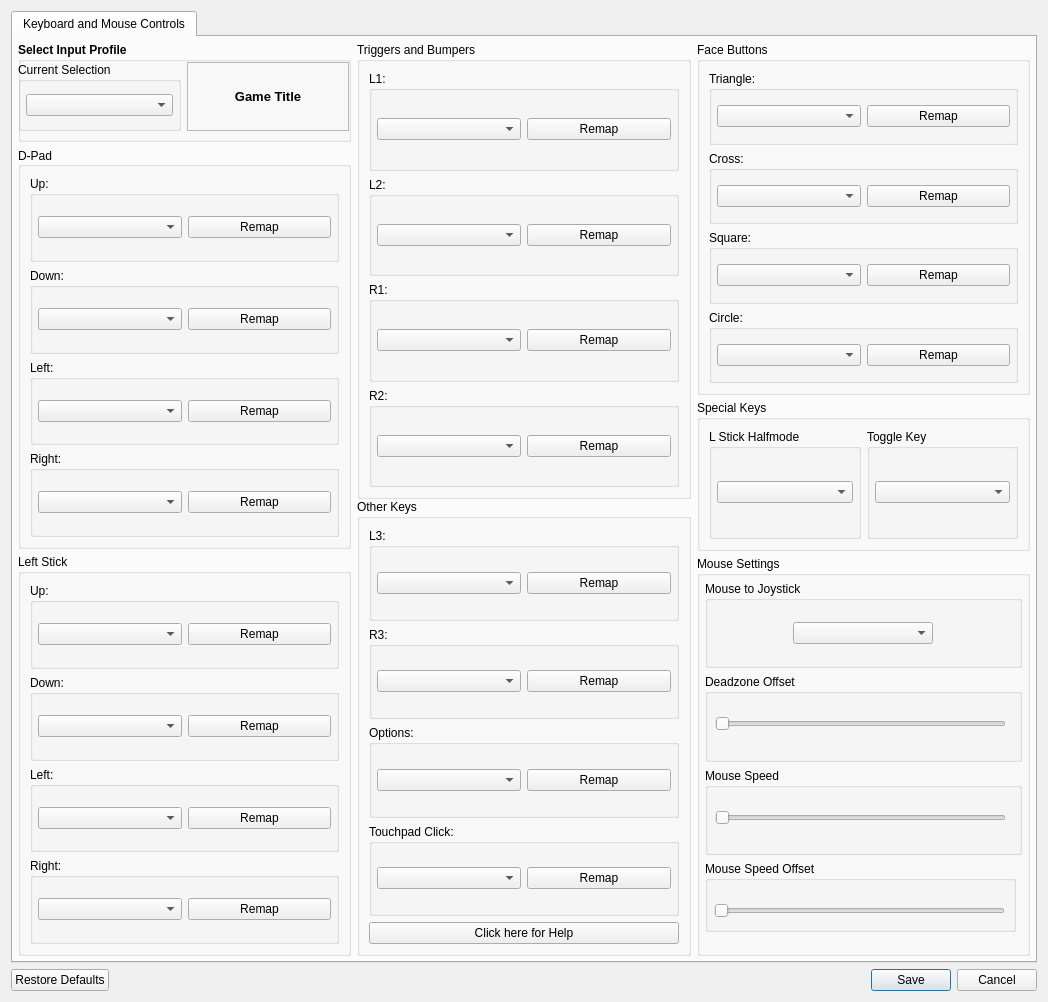
<?xml version="1.0" encoding="UTF-8"?>
<ui version="4.0">
 <class>EditorDialog</class>
 <widget class="QDialog" name="EditorDialog">
  <property name="windowModality">
   <enum>Qt::WindowModality::WindowModal</enum>
  </property>
  <property name="geometry">
   <rect>
    <x>0</x>
    <y>0</y>
    <width>1048</width>
    <height>1002</height>
   </rect>
  </property>
  <property name="windowTitle">
   <string>Configure Controls</string>
  </property>
  <property name="windowIcon">
   <iconset>
    <normaloff>:/rpcs3.ico</normaloff>:/rpcs3.ico</iconset>
  </property>
  <layout class="QVBoxLayout" name="verticalLayout">
   <item>
    <widget class="QScrollArea" name="scrollArea">
     <property name="frameShape">
      <enum>QFrame::Shape::NoFrame</enum>
     </property>
     <property name="lineWidth">
      <number>0</number>
     </property>
     <property name="widgetResizable">
      <bool>true</bool>
     </property>
     <widget class="QTabWidget" name="tabWidget">
      <property name="geometry">
       <rect>
        <x>0</x>
        <y>0</y>
        <width>1026</width>
        <height>944</height>
       </rect>
      </property>
      <widget class="QWidget" name="tab">
       <attribute name="title">
        <string>Keyboard and Mouse Controls</string>
       </attribute>
       <layout class="QVBoxLayout" name="mainLayout">
        <property name="leftMargin">
         <number>5</number>
        </property>
        <property name="topMargin">
         <number>5</number>
        </property>
        <property name="rightMargin">
         <number>5</number>
        </property>
        <property name="bottomMargin">
         <number>5</number>
        </property>
        <item>
         <layout class="QHBoxLayout" name="bottomLayout">
          <item>
           <layout class="QVBoxLayout" name="verticalLayout_left">
            <property name="spacing">
             <number>5</number>
            </property>
            <item>
             <widget class="QGroupBox" name="groupBox_6">
              <property name="maximumSize">
               <size>
                <width>16777215</width>
                <height>100</height>
               </size>
              </property>
              <property name="font">
               <font>
                <bold>true</bold>
               </font>
              </property>
              <property name="title">
               <string>Select Input Profile</string>
              </property>
              <widget class="QWidget" name="layoutWidget">
               <property name="geometry">
                <rect>
                 <x>0</x>
                 <y>20</y>
                 <width>331</width>
                 <height>69</height>
                </rect>
               </property>
               <layout class="QHBoxLayout" name="horizontalLayout_2">
                <item>
                 <widget class="QGroupBox" name="gb_dpad_left_8">
                  <property name="font">
                   <font>
                    <bold>false</bold>
                   </font>
                  </property>
                  <property name="title">
                   <string>Current Selection</string>
                  </property>
                  <layout class="QVBoxLayout" name="gb_dpad_left_layout_9">
                   <property name="leftMargin">
                    <number>5</number>
                   </property>
                   <property name="topMargin">
                    <number>5</number>
                   </property>
                   <property name="rightMargin">
                    <number>5</number>
                   </property>
                   <property name="bottomMargin">
                    <number>5</number>
                   </property>
                   <item>
                    <widget class="QComboBox" name="DpadLeftBox_9"/>
                   </item>
                  </layout>
                 </widget>
                </item>
                <item>
                 <widget class="QLabel" name="GameTitle">
                  <property name="font">
                   <font>
                    <pointsize>10</pointsize>
                    <bold>true</bold>
                   </font>
                  </property>
                  <property name="frameShape">
                   <enum>QFrame::Shape::StyledPanel</enum>
                  </property>
                  <property name="text">
                   <string>Game Title</string>
                  </property>
                  <property name="textFormat">
                   <enum>Qt::TextFormat::PlainText</enum>
                  </property>
                  <property name="alignment">
                   <set>Qt::AlignmentFlag::AlignCenter</set>
                  </property>
                  <property name="wordWrap">
                   <bool>true</bool>
                  </property>
                 </widget>
                </item>
               </layout>
              </widget>
             </widget>
            </item>
            <item>
             <widget class="QGroupBox" name="gb_dpad">
              <property name="enabled">
               <bool>true</bool>
              </property>
              <property name="maximumSize">
               <size>
                <width>16777215</width>
                <height>16777215</height>
               </size>
              </property>
              <property name="title">
               <string>D-Pad</string>
              </property>
              <property name="alignment">
               <set>Qt::AlignmentFlag::AlignLeading|Qt::AlignmentFlag::AlignLeft|Qt::AlignmentFlag::AlignVCenter</set>
              </property>
              <layout class="QVBoxLayout" name="verticalLayout_14">
               <item>
                <layout class="QVBoxLayout" name="verticalLayout_dpad">
                 <item>
                  <layout class="QHBoxLayout" name="layout_dpad_left_right">
                   <item>
                    <widget class="QGroupBox" name="gb_dpad_left">
                     <property name="title">
                      <string>Up:</string>
                     </property>
                     <layout class="QHBoxLayout" name="horizontalLayout_4">
                      <property name="leftMargin">
                       <number>5</number>
                      </property>
                      <property name="topMargin">
                       <number>5</number>
                      </property>
                      <property name="rightMargin">
                       <number>5</number>
                      </property>
                      <property name="bottomMargin">
                       <number>5</number>
                      </property>
                      <item>
                       <widget class="QComboBox" name="DpadLeftBox"/>
                      </item>
                      <item>
                       <widget class="QPushButton" name="pushButton">
                        <property name="text">
                         <string>Remap</string>
                        </property>
                       </widget>
                      </item>
                     </layout>
                    </widget>
                   </item>
                  </layout>
                 </item>
                 <item>
                  <layout class="QHBoxLayout" name="layout_dpad_left_right_2">
                   <item>
                    <widget class="QGroupBox" name="gb_dpad_left_2">
                     <property name="title">
                      <string>Down:</string>
                     </property>
                     <layout class="QHBoxLayout" name="horizontalLayout_6">
                      <property name="leftMargin">
                       <number>5</number>
                      </property>
                      <property name="topMargin">
                       <number>5</number>
                      </property>
                      <property name="rightMargin">
                       <number>5</number>
                      </property>
                      <property name="bottomMargin">
                       <number>5</number>
                      </property>
                      <item>
                       <widget class="QComboBox" name="DpadLeftBox_3"/>
                      </item>
                      <item>
                       <widget class="QPushButton" name="pushButton_2">
                        <property name="text">
                         <string>Remap</string>
                        </property>
                       </widget>
                      </item>
                     </layout>
                    </widget>
                   </item>
                  </layout>
                 </item>
                 <item>
                  <layout class="QHBoxLayout" name="layout_dpad_left_right_5">
                   <item>
                    <widget class="QGroupBox" name="gb_dpad_left_5">
                     <property name="title">
                      <string>Left:</string>
                     </property>
                     <layout class="QHBoxLayout" name="horizontalLayout_7">
                      <property name="leftMargin">
                       <number>5</number>
                      </property>
                      <property name="topMargin">
                       <number>5</number>
                      </property>
                      <property name="rightMargin">
                       <number>5</number>
                      </property>
                      <property name="bottomMargin">
                       <number>5</number>
                      </property>
                      <item>
                       <widget class="QComboBox" name="DpadLeftBox_6"/>
                      </item>
                      <item>
                       <widget class="QPushButton" name="pushButton_3">
                        <property name="text">
                         <string>Remap</string>
                        </property>
                       </widget>
                      </item>
                     </layout>
                    </widget>
                   </item>
                  </layout>
                 </item>
                 <item>
                  <layout class="QHBoxLayout" name="layout_dpad_left_right_3">
                   <item>
                    <widget class="QGroupBox" name="gb_dpad_left_3">
                     <property name="title">
                      <string>Right:</string>
                     </property>
                     <layout class="QHBoxLayout" name="horizontalLayout_8">
                      <property name="leftMargin">
                       <number>5</number>
                      </property>
                      <property name="topMargin">
                       <number>5</number>
                      </property>
                      <property name="rightMargin">
                       <number>5</number>
                      </property>
                      <property name="bottomMargin">
                       <number>5</number>
                      </property>
                      <item>
                       <widget class="QComboBox" name="DpadLeftBox_4"/>
                      </item>
                      <item>
                       <widget class="QPushButton" name="pushButton_4">
                        <property name="text">
                         <string>Remap</string>
                        </property>
                       </widget>
                      </item>
                     </layout>
                    </widget>
                   </item>
                  </layout>
                 </item>
                </layout>
               </item>
              </layout>
             </widget>
            </item>
            <item>
             <widget class="QGroupBox" name="gb_left_stick">
              <property name="minimumSize">
               <size>
                <width>0</width>
                <height>300</height>
               </size>
              </property>
              <property name="title">
               <string>Left Stick</string>
              </property>
              <layout class="QVBoxLayout" name="verticalLayout_6">
               <item>
                <layout class="QVBoxLayout" name="verticalLayout_13">
                 <item>
                  <layout class="QHBoxLayout" name="layout_dpad_left_right_4">
                   <item>
                    <widget class="QGroupBox" name="gb_dpad_left_4">
                     <property name="title">
                      <string>Up:</string>
                     </property>
                     <layout class="QHBoxLayout" name="horizontalLayout_9">
                      <property name="leftMargin">
                       <number>5</number>
                      </property>
                      <property name="topMargin">
                       <number>5</number>
                      </property>
                      <property name="rightMargin">
                       <number>5</number>
                      </property>
                      <property name="bottomMargin">
                       <number>5</number>
                      </property>
                      <item>
                       <widget class="QComboBox" name="DpadLeftBox_2"/>
                      </item>
                      <item>
                       <widget class="QPushButton" name="pushButton_5">
                        <property name="text">
                         <string>Remap</string>
                        </property>
                       </widget>
                      </item>
                     </layout>
                    </widget>
                   </item>
                  </layout>
                 </item>
                 <item>
                  <layout class="QHBoxLayout" name="layout_dpad_left_right_6">
                   <item>
                    <widget class="QGroupBox" name="gb_dpad_left_6">
                     <property name="title">
                      <string>Down:</string>
                     </property>
                     <layout class="QHBoxLayout" name="horizontalLayout_10">
                      <property name="leftMargin">
                       <number>5</number>
                      </property>
                      <property name="topMargin">
                       <number>5</number>
                      </property>
                      <property name="rightMargin">
                       <number>5</number>
                      </property>
                      <property name="bottomMargin">
                       <number>5</number>
                      </property>
                      <item>
                       <widget class="QComboBox" name="DpadLeftBox_5"/>
                      </item>
                      <item>
                       <widget class="QPushButton" name="pushButton_6">
                        <property name="text">
                         <string>Remap</string>
                        </property>
                       </widget>
                      </item>
                     </layout>
                    </widget>
                   </item>
                  </layout>
                 </item>
                 <item>
                  <layout class="QHBoxLayout" name="layout_dpad_left_right_8">
                   <item>
                    <widget class="QGroupBox" name="gb_dpad_left_9">
                     <property name="title">
                      <string>Left:</string>
                     </property>
                     <layout class="QHBoxLayout" name="horizontalLayout_11">
                      <property name="leftMargin">
                       <number>5</number>
                      </property>
                      <property name="topMargin">
                       <number>5</number>
                      </property>
                      <property name="rightMargin">
                       <number>5</number>
                      </property>
                      <property name="bottomMargin">
                       <number>5</number>
                      </property>
                      <item>
                       <widget class="QComboBox" name="DpadLeftBox_7"/>
                      </item>
                      <item>
                       <widget class="QPushButton" name="pushButton_7">
                        <property name="text">
                         <string>Remap</string>
                        </property>
                       </widget>
                      </item>
                     </layout>
                    </widget>
                   </item>
                  </layout>
                 </item>
                 <item>
                  <layout class="QHBoxLayout" name="layout_dpad_left_right_9">
                   <item>
                    <widget class="QGroupBox" name="gb_dpad_left_10">
                     <property name="title">
                      <string>Right:</string>
                     </property>
                     <layout class="QHBoxLayout" name="horizontalLayout_12">
                      <property name="leftMargin">
                       <number>5</number>
                      </property>
                      <property name="topMargin">
                       <number>5</number>
                      </property>
                      <property name="rightMargin">
                       <number>5</number>
                      </property>
                      <property name="bottomMargin">
                       <number>5</number>
                      </property>
                      <item>
                       <widget class="QComboBox" name="DpadLeftBox_10"/>
                      </item>
                      <item>
                       <widget class="QPushButton" name="pushButton_8">
                        <property name="text">
                         <string>Remap</string>
                        </property>
                       </widget>
                      </item>
                     </layout>
                    </widget>
                   </item>
                  </layout>
                 </item>
                </layout>
               </item>
              </layout>
             </widget>
            </item>
           </layout>
          </item>
          <item>
           <layout class="QVBoxLayout" name="verticalLayout_middle" stretch="0">
            <property name="spacing">
             <number>0</number>
            </property>
            <item>
             <layout class="QHBoxLayout" name="layout_middle_top">
              <property name="spacing">
               <number>0</number>
              </property>
              <item>
               <layout class="QVBoxLayout" name="layout_l1_l2">
                <item>
                 <widget class="QGroupBox" name="gb_l1">
                  <property name="title">
                   <string>Triggers and Bumpers</string>
                  </property>
                  <layout class="QVBoxLayout" name="verticalLayout_3">
                   <item>
                    <layout class="QVBoxLayout" name="verticalLayout_15">
                     <item>
                      <layout class="QHBoxLayout" name="layout_dpad_left_right_10">
                       <item>
                        <widget class="QGroupBox" name="gb_dpad_left_11">
                         <property name="title">
                          <string>L1:</string>
                         </property>
                         <layout class="QHBoxLayout" name="horizontalLayout_13">
                          <property name="leftMargin">
                           <number>5</number>
                          </property>
                          <property name="topMargin">
                           <number>5</number>
                          </property>
                          <property name="rightMargin">
                           <number>5</number>
                          </property>
                          <property name="bottomMargin">
                           <number>5</number>
                          </property>
                          <item>
                           <widget class="QComboBox" name="DpadLeftBox_11"/>
                          </item>
                          <item>
                           <widget class="QPushButton" name="pushButton_9">
                            <property name="text">
                             <string>Remap</string>
                            </property>
                           </widget>
                          </item>
                         </layout>
                        </widget>
                       </item>
                      </layout>
                     </item>
                     <item>
                      <layout class="QHBoxLayout" name="layout_dpad_left_right_11">
                       <item>
                        <widget class="QGroupBox" name="gb_dpad_left_12">
                         <property name="title">
                          <string>L2:</string>
                         </property>
                         <layout class="QHBoxLayout" name="horizontalLayout_14">
                          <property name="leftMargin">
                           <number>5</number>
                          </property>
                          <property name="topMargin">
                           <number>5</number>
                          </property>
                          <property name="rightMargin">
                           <number>5</number>
                          </property>
                          <property name="bottomMargin">
                           <number>5</number>
                          </property>
                          <item>
                           <widget class="QComboBox" name="DpadLeftBox_12"/>
                          </item>
                          <item>
                           <widget class="QPushButton" name="pushButton_10">
                            <property name="text">
                             <string>Remap</string>
                            </property>
                           </widget>
                          </item>
                         </layout>
                        </widget>
                       </item>
                      </layout>
                     </item>
                     <item>
                      <layout class="QHBoxLayout" name="layout_dpad_left_right_16">
                       <item>
                        <widget class="QGroupBox" name="gb_dpad_left_17">
                         <property name="title">
                          <string>R1:</string>
                         </property>
                         <layout class="QHBoxLayout" name="horizontalLayout_15">
                          <property name="leftMargin">
                           <number>5</number>
                          </property>
                          <property name="topMargin">
                           <number>5</number>
                          </property>
                          <property name="rightMargin">
                           <number>5</number>
                          </property>
                          <property name="bottomMargin">
                           <number>5</number>
                          </property>
                          <item>
                           <widget class="QComboBox" name="DpadLeftBox_13"/>
                          </item>
                          <item>
                           <widget class="QPushButton" name="pushButton_11">
                            <property name="text">
                             <string>Remap</string>
                            </property>
                           </widget>
                          </item>
                         </layout>
                        </widget>
                       </item>
                      </layout>
                     </item>
                     <item>
                      <layout class="QHBoxLayout" name="layout_dpad_left_right_17">
                       <item>
                        <widget class="QGroupBox" name="gb_dpad_left_18">
                         <property name="title">
                          <string>R2:</string>
                         </property>
                         <layout class="QHBoxLayout" name="horizontalLayout_16">
                          <property name="leftMargin">
                           <number>5</number>
                          </property>
                          <property name="topMargin">
                           <number>5</number>
                          </property>
                          <property name="rightMargin">
                           <number>5</number>
                          </property>
                          <property name="bottomMargin">
                           <number>5</number>
                          </property>
                          <item>
                           <widget class="QComboBox" name="DpadLeftBox_18"/>
                          </item>
                          <item>
                           <widget class="QPushButton" name="pushButton_12">
                            <property name="text">
                             <string>Remap</string>
                            </property>
                           </widget>
                          </item>
                         </layout>
                        </widget>
                       </item>
                      </layout>
                     </item>
                    </layout>
                   </item>
                  </layout>
                 </widget>
                </item>
                <item>
                 <widget class="QGroupBox" name="gb_l2">
                  <property name="title">
                   <string>Other Keys</string>
                  </property>
                  <layout class="QVBoxLayout" name="verticalLayout_4">
                   <item>
                    <layout class="QVBoxLayout" name="verticalLayout_18">
                     <item>
                      <layout class="QHBoxLayout" name="layout_dpad_left_right_22">
                       <item>
                        <widget class="QGroupBox" name="gb_dpad_left_23">
                         <property name="title">
                          <string>L3:</string>
                         </property>
                         <layout class="QHBoxLayout" name="horizontalLayout_21">
                          <property name="leftMargin">
                           <number>5</number>
                          </property>
                          <property name="topMargin">
                           <number>5</number>
                          </property>
                          <property name="rightMargin">
                           <number>5</number>
                          </property>
                          <property name="bottomMargin">
                           <number>5</number>
                          </property>
                          <item>
                           <widget class="QComboBox" name="DpadLeftBox_23"/>
                          </item>
                          <item>
                           <widget class="QPushButton" name="pushButton_17">
                            <property name="text">
                             <string>Remap</string>
                            </property>
                           </widget>
                          </item>
                         </layout>
                        </widget>
                       </item>
                      </layout>
                     </item>
                     <item>
                      <layout class="QHBoxLayout" name="layout_dpad_left_right_23">
                       <item>
                        <widget class="QGroupBox" name="gb_dpad_left_24">
                         <property name="title">
                          <string>R3:</string>
                         </property>
                         <layout class="QHBoxLayout" name="horizontalLayout_22">
                          <property name="leftMargin">
                           <number>5</number>
                          </property>
                          <property name="topMargin">
                           <number>5</number>
                          </property>
                          <property name="rightMargin">
                           <number>5</number>
                          </property>
                          <property name="bottomMargin">
                           <number>5</number>
                          </property>
                          <item>
                           <widget class="QComboBox" name="DpadLeftBox_24"/>
                          </item>
                          <item>
                           <widget class="QPushButton" name="pushButton_18">
                            <property name="text">
                             <string>Remap</string>
                            </property>
                           </widget>
                          </item>
                         </layout>
                        </widget>
                       </item>
                      </layout>
                     </item>
                     <item>
                      <layout class="QHBoxLayout" name="layout_dpad_left_right_24">
                       <item>
                        <widget class="QGroupBox" name="gb_dpad_left_25">
                         <property name="title">
                          <string>Options:</string>
                         </property>
                         <layout class="QHBoxLayout" name="horizontalLayout_23">
                          <property name="leftMargin">
                           <number>5</number>
                          </property>
                          <property name="topMargin">
                           <number>5</number>
                          </property>
                          <property name="rightMargin">
                           <number>5</number>
                          </property>
                          <property name="bottomMargin">
                           <number>5</number>
                          </property>
                          <item>
                           <widget class="QComboBox" name="DpadLeftBox_25"/>
                          </item>
                          <item>
                           <widget class="QPushButton" name="pushButton_19">
                            <property name="text">
                             <string>Remap</string>
                            </property>
                           </widget>
                          </item>
                         </layout>
                        </widget>
                       </item>
                      </layout>
                     </item>
                     <item>
                      <layout class="QHBoxLayout" name="layout_dpad_left_right_25">
                       <item>
                        <widget class="QGroupBox" name="gb_dpad_left_26">
                         <property name="title">
                          <string>Touchpad Click:</string>
                         </property>
                         <layout class="QHBoxLayout" name="horizontalLayout_24">
                          <property name="leftMargin">
                           <number>5</number>
                          </property>
                          <property name="topMargin">
                           <number>5</number>
                          </property>
                          <property name="rightMargin">
                           <number>5</number>
                          </property>
                          <property name="bottomMargin">
                           <number>5</number>
                          </property>
                          <item>
                           <widget class="QComboBox" name="DpadLeftBox_26"/>
                          </item>
                          <item>
                           <widget class="QPushButton" name="pushButton_20">
                            <property name="text">
                             <string>Remap</string>
                            </property>
                           </widget>
                          </item>
                         </layout>
                        </widget>
                       </item>
                      </layout>
                     </item>
                    </layout>
                   </item>
                   <item>
                    <widget class="QPushButton" name="pushButton_21">
                     <property name="text">
                      <string>Click here for Help</string>
                     </property>
                    </widget>
                   </item>
                  </layout>
                 </widget>
                </item>
               </layout>
              </item>
             </layout>
            </item>
           </layout>
          </item>
          <item>
           <layout class="QVBoxLayout" name="verticalLayout_right">
            <property name="spacing">
             <number>5</number>
            </property>
            <item>
             <widget class="QGroupBox" name="gb_face_buttons">
              <property name="minimumSize">
               <size>
                <width>0</width>
                <height>353</height>
               </size>
              </property>
              <property name="title">
               <string>Face Buttons</string>
              </property>
              <layout class="QVBoxLayout" name="verticalLayout_5">
               <item>
                <layout class="QVBoxLayout" name="verticalLayout_19">
                 <item>
                  <layout class="QHBoxLayout" name="layout_dpad_left_right_26">
                   <item>
                    <widget class="QGroupBox" name="gb_dpad_left_27">
                     <property name="title">
                      <string>Triangle:</string>
                     </property>
                     <layout class="QHBoxLayout" name="horizontalLayout_25">
                      <property name="leftMargin">
                       <number>5</number>
                      </property>
                      <property name="topMargin">
                       <number>5</number>
                      </property>
                      <property name="rightMargin">
                       <number>5</number>
                      </property>
                      <property name="bottomMargin">
                       <number>5</number>
                      </property>
                      <item>
                       <widget class="QComboBox" name="DpadLeftBox_27"/>
                      </item>
                      <item>
                       <widget class="QPushButton" name="pushButton_22">
                        <property name="text">
                         <string>Remap</string>
                        </property>
                       </widget>
                      </item>
                     </layout>
                    </widget>
                   </item>
                  </layout>
                 </item>
                 <item>
                  <layout class="QHBoxLayout" name="layout_dpad_left_right_27">
                   <item>
                    <widget class="QGroupBox" name="gb_dpad_left_28">
                     <property name="title">
                      <string>Cross:</string>
                     </property>
                     <layout class="QHBoxLayout" name="horizontalLayout_26">
                      <property name="leftMargin">
                       <number>5</number>
                      </property>
                      <property name="topMargin">
                       <number>5</number>
                      </property>
                      <property name="rightMargin">
                       <number>5</number>
                      </property>
                      <property name="bottomMargin">
                       <number>5</number>
                      </property>
                      <item>
                       <widget class="QComboBox" name="DpadLeftBox_28"/>
                      </item>
                      <item>
                       <widget class="QPushButton" name="pushButton_23">
                        <property name="text">
                         <string>Remap</string>
                        </property>
                       </widget>
                      </item>
                     </layout>
                    </widget>
                   </item>
                  </layout>
                 </item>
                 <item>
                  <layout class="QHBoxLayout" name="layout_dpad_left_right_28">
                   <item>
                    <widget class="QGroupBox" name="gb_dpad_left_29">
                     <property name="title">
                      <string>Square:</string>
                     </property>
                     <layout class="QHBoxLayout" name="horizontalLayout_27">
                      <property name="leftMargin">
                       <number>5</number>
                      </property>
                      <property name="topMargin">
                       <number>5</number>
                      </property>
                      <property name="rightMargin">
                       <number>5</number>
                      </property>
                      <property name="bottomMargin">
                       <number>5</number>
                      </property>
                      <item>
                       <widget class="QComboBox" name="DpadLeftBox_29"/>
                      </item>
                      <item>
                       <widget class="QPushButton" name="pushButton_24">
                        <property name="text">
                         <string>Remap</string>
                        </property>
                       </widget>
                      </item>
                     </layout>
                    </widget>
                   </item>
                  </layout>
                 </item>
                 <item>
                  <layout class="QHBoxLayout" name="layout_dpad_left_right_29">
                   <item>
                    <widget class="QGroupBox" name="gb_dpad_left_30">
                     <property name="title">
                      <string>Circle:</string>
                     </property>
                     <layout class="QHBoxLayout" name="horizontalLayout_28">
                      <property name="leftMargin">
                       <number>5</number>
                      </property>
                      <property name="topMargin">
                       <number>5</number>
                      </property>
                      <property name="rightMargin">
                       <number>5</number>
                      </property>
                      <property name="bottomMargin">
                       <number>5</number>
                      </property>
                      <item>
                       <widget class="QComboBox" name="DpadLeftBox_30"/>
                      </item>
                      <item>
                       <widget class="QPushButton" name="pushButton_25">
                        <property name="text">
                         <string>Remap</string>
                        </property>
                       </widget>
                      </item>
                     </layout>
                    </widget>
                   </item>
                  </layout>
                 </item>
                </layout>
               </item>
              </layout>
             </widget>
            </item>
            <item>
             <widget class="QGroupBox" name="groupBox_5">
              <property name="title">
               <string>Special Keys</string>
              </property>
              <layout class="QHBoxLayout" name="horizontalLayout">
               <item>
                <layout class="QHBoxLayout" name="layout_dpad_left_right_7">
                 <item>
                  <widget class="QGroupBox" name="gb_dpad_left_7">
                   <property name="title">
                    <string>L Stick Halfmode</string>
                   </property>
                   <layout class="QVBoxLayout" name="gb_dpad_left_layout_8">
                    <property name="leftMargin">
                     <number>5</number>
                    </property>
                    <property name="topMargin">
                     <number>5</number>
                    </property>
                    <property name="rightMargin">
                     <number>5</number>
                    </property>
                    <property name="bottomMargin">
                     <number>5</number>
                    </property>
                    <item>
                     <widget class="QComboBox" name="DpadLeftBox_8"/>
                    </item>
                   </layout>
                  </widget>
                 </item>
                 <item>
                  <widget class="QGroupBox" name="gb_dpad_right_7">
                   <property name="title">
                    <string>Toggle Key</string>
                   </property>
                   <layout class="QVBoxLayout" name="gb_dpad_right_layout_8">
                    <property name="leftMargin">
                     <number>5</number>
                    </property>
                    <property name="topMargin">
                     <number>5</number>
                    </property>
                    <property name="rightMargin">
                     <number>5</number>
                    </property>
                    <property name="bottomMargin">
                     <number>5</number>
                    </property>
                    <item>
                     <widget class="QComboBox" name="DpadRightBox_8">
                      <property name="editable">
                       <bool>false</bool>
                      </property>
                     </widget>
                    </item>
                   </layout>
                  </widget>
                 </item>
                </layout>
               </item>
              </layout>
             </widget>
            </item>
            <item>
             <widget class="QGroupBox" name="gb_right_stick">
              <property name="minimumSize">
               <size>
                <width>0</width>
                <height>400</height>
               </size>
              </property>
              <property name="title">
               <string>Mouse Settings</string>
              </property>
              <layout class="QVBoxLayout" name="verticalLayout_2">
               <property name="leftMargin">
                <number>5</number>
               </property>
               <property name="topMargin">
                <number>5</number>
               </property>
               <property name="rightMargin">
                <number>5</number>
               </property>
               <property name="bottomMargin">
                <number>5</number>
               </property>
               <item>
                <widget class="QGroupBox" name="groupBox">
                 <property name="title">
                  <string>Mouse to Joystick</string>
                 </property>
                 <layout class="QHBoxLayout" name="horizontalLayout_3">
                  <item>
                   <widget class="QComboBox" name="comboBox">
                    <property name="maximumSize">
                     <size>
                      <width>140</width>
                      <height>16777215</height>
                     </size>
                    </property>
                   </widget>
                  </item>
                 </layout>
                </widget>
               </item>
               <item>
                <widget class="QWidget" name="widget_right_stick_up" native="true">
                 <layout class="QHBoxLayout" name="widget_right_stick_up_layout">
                  <property name="leftMargin">
                   <number>0</number>
                  </property>
                  <property name="topMargin">
                   <number>0</number>
                  </property>
                  <property name="rightMargin">
                   <number>0</number>
                  </property>
                  <property name="bottomMargin">
                   <number>0</number>
                  </property>
                  <item>
                   <widget class="QGroupBox" name="groupBox_2">
                    <property name="title">
                     <string>Deadzone Offset</string>
                    </property>
                    <widget class="QSlider" name="horizontalSlider_3">
                     <property name="geometry">
                      <rect>
                       <x>10</x>
                       <y>40</y>
                       <width>291</width>
                       <height>20</height>
                      </rect>
                     </property>
                     <property name="orientation">
                      <enum>Qt::Orientation::Horizontal</enum>
                     </property>
                    </widget>
                   </widget>
                  </item>
                 </layout>
                </widget>
               </item>
               <item>
                <widget class="QGroupBox" name="groupBox_4">
                 <property name="title">
                  <string>Mouse Speed</string>
                 </property>
                 <widget class="QSlider" name="horizontalSlider_2">
                  <property name="geometry">
                   <rect>
                    <x>10</x>
                    <y>40</y>
                    <width>291</width>
                    <height>20</height>
                   </rect>
                  </property>
                  <property name="orientation">
                   <enum>Qt::Orientation::Horizontal</enum>
                  </property>
                 </widget>
                </widget>
               </item>
               <item>
                <widget class="QWidget" name="widget_right_stick_down" native="true">
                 <widget class="QGroupBox" name="groupBox_3">
                  <property name="geometry">
                   <rect>
                    <x>0</x>
                    <y>0</y>
                    <width>311</width>
                    <height>71</height>
                   </rect>
                  </property>
                  <property name="title">
                   <string>Mouse Speed Offset</string>
                  </property>
                  <widget class="QSlider" name="horizontalSlider">
                   <property name="geometry">
                    <rect>
                     <x>9</x>
                     <y>40</y>
                     <width>291</width>
                     <height>20</height>
                    </rect>
                   </property>
                   <property name="orientation">
                    <enum>Qt::Orientation::Horizontal</enum>
                   </property>
                  </widget>
                 </widget>
                </widget>
               </item>
              </layout>
             </widget>
            </item>
           </layout>
          </item>
         </layout>
        </item>
       </layout>
      </widget>
     </widget>
    </widget>
   </item>
   <item>
    <widget class="QDialogButtonBox" name="buttonBox">
     <property name="standardButtons">
      <set>QDialogButtonBox::StandardButton::Cancel|QDialogButtonBox::StandardButton::RestoreDefaults|QDialogButtonBox::StandardButton::Save</set>
     </property>
     <property name="centerButtons">
      <bool>false</bool>
     </property>
    </widget>
   </item>
  </layout>
 </widget>
 <resources>
  <include location="../shadps4.qrc"/>
 </resources>
 <connections/>
</ui>
